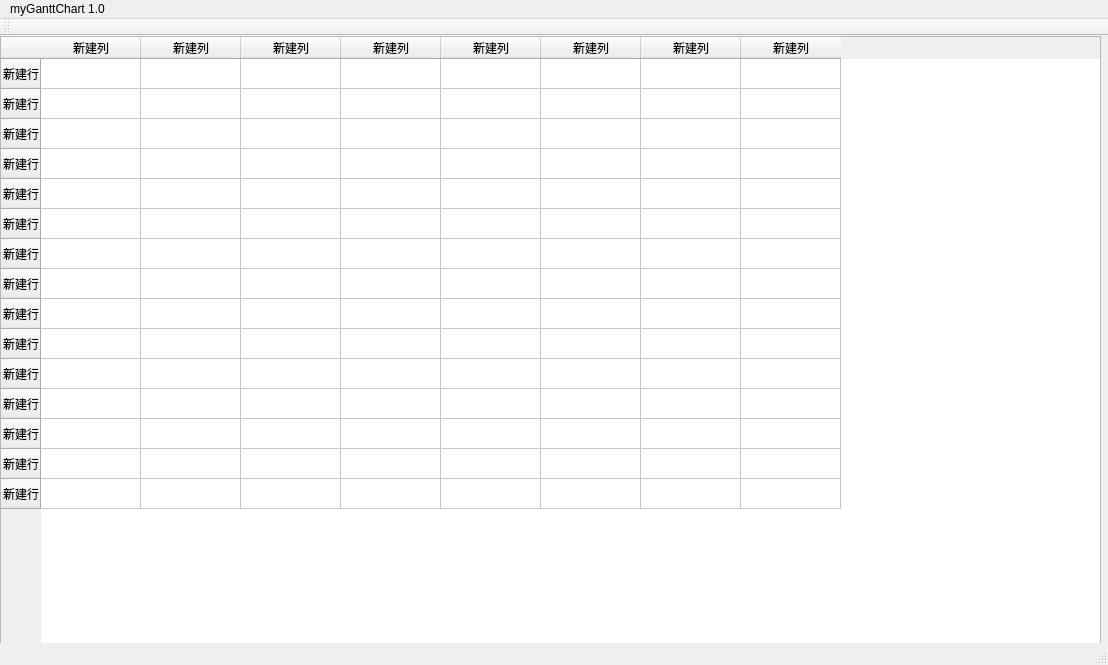
<?xml version="1.0" encoding="UTF-8"?>
<ui version="4.0">
 <class>QtWidgetsApplication1Class</class>
 <widget class="QMainWindow" name="QtWidgetsApplication1Class">
  <property name="geometry">
   <rect>
    <x>0</x>
    <y>0</y>
    <width>1108</width>
    <height>665</height>
   </rect>
  </property>
  <property name="windowTitle">
   <string>QtWidgetsApplication1</string>
  </property>
  <widget class="QWidget" name="centralWidget">
   <widget class="QTableWidget" name="chartTableWidget">
    <property name="geometry">
     <rect>
      <x>0</x>
      <y>0</y>
      <width>1101</width>
      <height>611</height>
     </rect>
    </property>
    <row>
     <property name="text">
      <string>新建行</string>
     </property>
    </row>
    <row>
     <property name="text">
      <string>新建行</string>
     </property>
    </row>
    <row>
     <property name="text">
      <string>新建行</string>
     </property>
    </row>
    <row>
     <property name="text">
      <string>新建行</string>
     </property>
    </row>
    <row>
     <property name="text">
      <string>新建行</string>
     </property>
    </row>
    <row>
     <property name="text">
      <string>新建行</string>
     </property>
    </row>
    <row>
     <property name="text">
      <string>新建行</string>
     </property>
    </row>
    <row>
     <property name="text">
      <string>新建行</string>
     </property>
    </row>
    <row>
     <property name="text">
      <string>新建行</string>
     </property>
    </row>
    <row>
     <property name="text">
      <string>新建行</string>
     </property>
    </row>
    <row>
     <property name="text">
      <string>新建行</string>
     </property>
    </row>
    <row>
     <property name="text">
      <string>新建行</string>
     </property>
    </row>
    <row>
     <property name="text">
      <string>新建行</string>
     </property>
    </row>
    <row>
     <property name="text">
      <string>新建行</string>
     </property>
    </row>
    <row>
     <property name="text">
      <string>新建行</string>
     </property>
    </row>
    <column>
     <property name="text">
      <string>新建列</string>
     </property>
    </column>
    <column>
     <property name="text">
      <string>新建列</string>
     </property>
    </column>
    <column>
     <property name="text">
      <string>新建列</string>
     </property>
    </column>
    <column>
     <property name="text">
      <string>新建列</string>
     </property>
    </column>
    <column>
     <property name="text">
      <string>新建列</string>
     </property>
    </column>
    <column>
     <property name="text">
      <string>新建列</string>
     </property>
    </column>
    <column>
     <property name="text">
      <string>新建列</string>
     </property>
    </column>
    <column>
     <property name="text">
      <string>新建列</string>
     </property>
    </column>
    <item row="0" column="0">
     <property name="text">
      <string/>
     </property>
    </item>
   </widget>
  </widget>
  <widget class="QMenuBar" name="menuBar">
   <property name="geometry">
    <rect>
     <x>0</x>
     <y>0</y>
     <width>1108</width>
     <height>26</height>
    </rect>
   </property>
   <widget class="QMenu" name="menumyGanttChart_1_0">
    <property name="title">
     <string>myGanttChart 1.0</string>
    </property>
   </widget>
   <addaction name="menumyGanttChart_1_0"/>
  </widget>
  <widget class="QToolBar" name="mainToolBar">
   <attribute name="toolBarArea">
    <enum>TopToolBarArea</enum>
   </attribute>
   <attribute name="toolBarBreak">
    <bool>false</bool>
   </attribute>
  </widget>
  <widget class="QStatusBar" name="statusBar"/>
 </widget>
 <layoutdefault spacing="6" margin="11"/>
 <resources>
  <include location="QtWidgetsApplication1.qrc"/>
 </resources>
 <connections/>
</ui>
